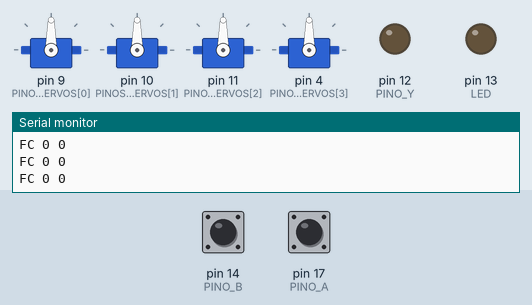
Simulated run of this sketch. Board: Arduino Mega 2560, built with avr-gcc and run on an emulated ATmega2560. Parts: 4 × servo, output pins drawn as LEDs (lit = HIGH), the last lines printed to the serial monitor. Dashed ring = blinking. The inputs (shaded band) are chosen by the test bench; at power-on: pin 14 (PINO_B) HIGH, pin 17 (PINO_A) HIGH.

Above: at 1.2 s.
1.3 s: pin 14 (PINO_B) pulled LOW for 1 s
At 1.55 s:
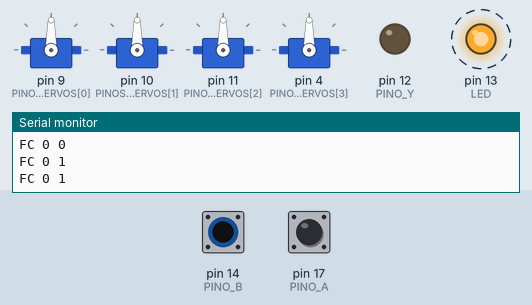
4.3 s: pin 14 (PINO_B) pulled LOW for 3.2 s
At 8.6 s:
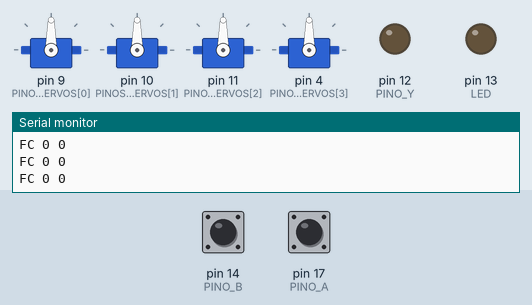
9.0 s: pin 17 (PINO_A) pulled LOW for 3.2 s
At 10.0 s:
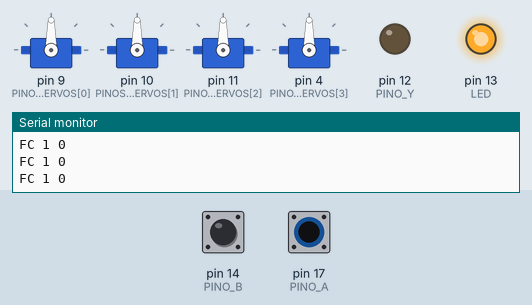
13.7 s: pin 14 (PINO_B) driven LOW
At 13.95 s:
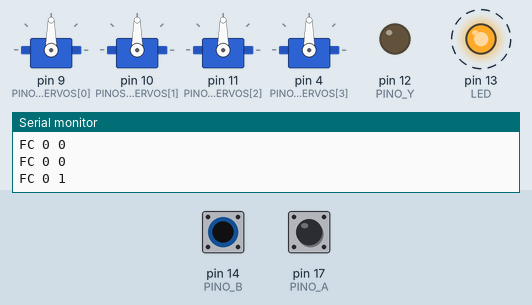
Timing chart, 0 to 17.7 s (numbered marks = the images above; inputs shaded):
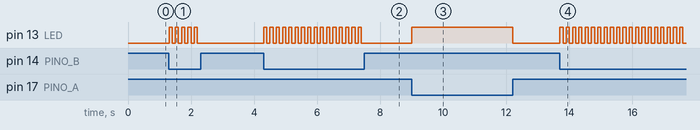

The sketch:

teste_fins_de_curso.ino
```cpp
// Teste dos fins de curso da plataforma Y (Arduino Mega).
//
// Envia pela serial (115200) uma linha "FC <pino17> <pino14>" quando alguma chave muda e a cada
// 250 ms: 1 = chave apertada (LOW), 0 = solta. Leia com garra/scripts/ver_fins_de_curso.py.
//
// LED "L" (pino 13): aceso fixo = chave do pino 17; piscando = chave do pino 14.
//
// Seguranca: segura J1-J4 em 90 graus (1472 us, igual ao boot do garra_servos) para o braco nao
// cair; a plataforma (pino 12) fica sem sinal. Depois, regrave o garra_servos.ino.

#include <Servo.h>

const uint8_t PINO_A = 17;  // 2026-11-20: esquerda saiu do 0 (RX da USB) para o 17
const uint8_t PINO_B = 14;
const uint8_t LED = 13;
const uint8_t PINOS_SERVOS[4] = {9, 10, 11, 4};
const uint8_t PINO_Y = 12;
const int PULSO_INICIAL = 1472;

Servo servos[4];
int ultimo = -1;
unsigned long ultimo_envio = 0;

void setup() {
  Serial.begin(115200);
  pinMode(PINO_A, INPUT_PULLUP);  // depois do Serial.begin: o pull-up continua valendo no RX
  pinMode(PINO_B, INPUT_PULLUP);
  pinMode(LED, OUTPUT);
  pinMode(PINO_Y, OUTPUT);
  digitalWrite(PINO_Y, LOW);
  for (uint8_t i = 0; i < 4; i++) {
    servos[i].writeMicroseconds(PULSO_INICIAL);
    servos[i].attach(PINOS_SERVOS[i], 500, 2500);
  }
  Serial.println(F("TESTE FINS DE CURSO"));
}

void loop() {
  bool a = digitalRead(PINO_A) == LOW;
  bool b = digitalRead(PINO_B) == LOW;
  if (a) digitalWrite(LED, HIGH);
  else if (b) digitalWrite(LED, (millis() / 100) % 2);
  else digitalWrite(LED, LOW);

  int estado = (a ? 1 : 0) | (b ? 2 : 0);
  unsigned long agora = millis();
  if (estado != ultimo || agora - ultimo_envio >= 250) {
    ultimo = estado;
    ultimo_envio = agora;
    Serial.print(F("FC "));
    Serial.print(a ? 1 : 0);
    Serial.print(' ');
    Serial.println(b ? 1 : 0);
  }
}
```

Measured:
- after the input at 1.3 s, pin 13 (LED): alternates HIGH for 0.10 s and LOW for 0.10 s, 10 changes in all, then stays LOW, starting at once
- after the input at 4.3 s, pin 13 (LED): alternates HIGH for 0.10 s and LOW for 0.10 s, 32 changes in all, then stays LOW, starting at once
- after the input at 9.0 s, pin 13 (LED): LOW → HIGH at once, → LOW 3.2 s later
- after the input at 13.7 s, pin 13 (LED): alternates HIGH for 0.10 s and LOW for 0.10 s, starting at once
